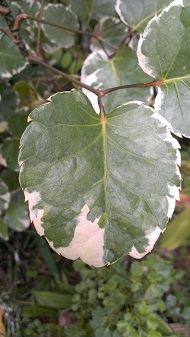
#> input picture StackOverFlow/Leaf/leaf2.jpg, 190 x 337 px
$ python leaf.py
#> lines starting #> are read from the running program, lines starting #| are printed output that depends on the picture; after the words box and inside, x2 and y2 are one past the last pixel; in counts of white or black regions, pixels touching at a corner belong together
#> further down, img is the input picture: shape (337, 190, 3); mean B, G, R 97.7, 118.8, 116.5
#> `img_gray = cv2.cvtColor(img, cv2.COLOR_BGR2GRAY)`:
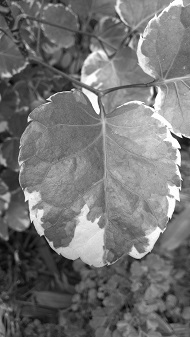
#> img_gray: shape (337, 190); min 3, max 255, mean 115.7
'''
@file: leaf.py
Luis Parra - 04/07/2014
Segments a Leaf in a real world environment without any prior information
'''

import numpy as np
import cv2
import regiongrowth as rg
from matplotlib import pyplot as plt

'''
Adative threshold with gaussian filtering
'''
def threshold(img_gray):
	# Adaptive thresholding after Gaussian filtering
	blur = cv2.GaussianBlur(img_gray,(5,5),0)
	thr = cv2.adaptiveThreshold(img_gray,255,cv2.ADAPTIVE_THRESH_GAUSSIAN_C,\
            cv2.THRESH_BINARY,11,2)
	return thr

def filtering(img_gray,esp):
#> called with esp = 'bilateral'
	if esp == "median":
		return cv2.medianBlur(img_gray,5)
	elif esp == "gaussian":
		return cv2.GaussianBlur(img_gray,(5,5),0)
	elif esp == "bilateral":
		return cv2.bilateralFilter(img_gray,5,50,100)
#> `canny = cv2.Canny(filtered,100,200)`:
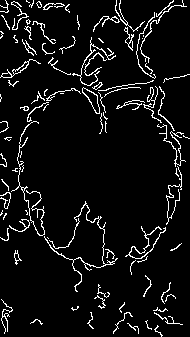
#> canny: shape (337, 190); 6.5% white in thin lines or dots
#> `canny_unfiltered = cv2.Canny(img_gray,100,200)`:
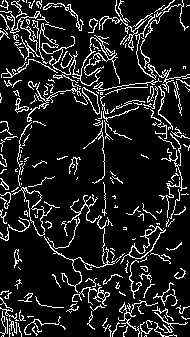
#> canny_unfiltered: shape (337, 190); 12.4% white in thin lines or dots


'''
Given a img list of 4 items and a title list displays them
'''
def showImages(imgs,titles):
	for i in range(0,4):
		plt.subplot(141+i),plt.imshow(imgs[i],'gray'),plt.title(titles[i])
		plt.xticks([]), plt.yticks([])
	plt.show()


'''
Sort all perimeters obtained
'''
def quick_sort(p):
	if len(p) <= 1:
		return p

	pivot = p.pop(0)
	low,high = [],[]
	for entry in p:
		if entry[0] > pivot[0]:
			high.append(entry)
		else:
			low.append(entry)
	return quick_sort(high) + [pivot] + quick_sort(low)


'''
Find the contours of a canny image, returns an image with the 3 largest contours,
a bounding box around them, th bounding box, the contours and perimeters sorted
'''
def largestContours(canny,img,img_gray):

	contours, hierarchy = cv2.findContours(canny,cv2.RETR_TREE,cv2.CHAIN_APPROX_NONE)
#> contours = 111 contours, 89 with area under 20; largest, box (x1, y1, x2, y2) and area: (82, 87, 100, 114) 186, (82, 87, 100, 114) 167, (0, 59, 41, 78) 112, (44, 201, 118, 292) 75, (11, 121, 45, 236) 56
	img_contour = np.copy(img) # Contours change original image.
 	#cv2.drawContours(img_contour, contours, -1, (0,255,0), 3) # Draw all - For visualization only

	# Contours -  maybe the largest perimeters pinpoint to the leaf?
	perimeter = []
	max_perim = [0,0]
	i = 0

	# Find perimeter for each contour i = id of contour
	for each_cnt in contours:
		prm = cv2.arcLength(each_cnt,False)
		perimeter.append([prm,i])
		i += 1
#> this loop made 111 passes
#> prm on passes 1 to 12: 33.21, 45.04, 25.31, 31.63, 94.67, 79.08, 43.87, 37.04, 20.31, 24.8, 164.4, 59.84
#> (each_cnt, prm) on passes 23, 55: ([[47, 237], [48, 238]], 1.41), ([[117, 107], [118, 106], [119, 107], [118, 108]], 4.24)
#> after the loop, i = 111; perimeter = 111 pairs, first value 0 to 570.6, second value 0 to 110

	# Sort them
	perimeter = quick_sort(perimeter)
#> in quick_sort, `pivot = p.pop(0)`: pivot = [33.21, 0]
#> the loop in quick_sort, `for entry in p:` made 110 passes
#> entry on passes 1 to 12: [45.04, 1], [25.31, 2], [31.63, 3], [94.67, 4], [79.08, 5], [43.87, 6], [37.04, 7], [20.31, 8], [24.8, 9], [164.4, 10], [59.84, 11], [33.38, 12]
#> after the loop in quick_sort, `for entry in p:`: high = 58 pairs, first value 33.38 to 570.6, second value 1 to 110; low = 52 pairs, first value 0 to 32.14, second value 2 to 109
#> the loop in quick_sort (call 2), `for entry in p:` made 57 passes
#> entry on passes 1 to 12: [94.67, 4], [79.08, 5], [43.87, 6], [37.04, 7], [164.4, 10], [59.84, 11], [33.38, 12], [61.36, 13], [53.28, 14], [53.11, 15], [43.63, 18], [46.46, 20]

	unified = []
	max_index = []
	# Draw max contours
	for i in range(0,3):
		index = perimeter[i][1]
		max_index.append(index)
		cv2.drawContours(img_contour, contours, index, (255,0,0), 3)
#> this loop made 3 passes
#> index on passes 1 to 3: 30, 44, 82
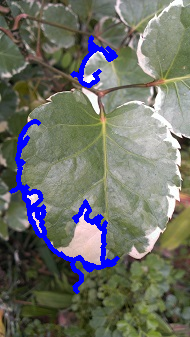
#> img_contour: shape (337, 190, 3); 4.78% of pixels changed, all inside (x1, y1, x2, y2) = (9, 35, 120, 294)
#> after the loop, max_index = [30, 44, 82]

	# Get convex hull for max contours and draw them
	cont = np.vstack(contours[i] for i in max_index)
#> cont = contour of 1192 points, box (x1, y1, x2, y2) (11, 37, 118, 292), area 4316
	hull = cv2.convexHull(cont)
#> hull = contour of 15 points, box (x1, y1, x2, y2) (11, 37, 118, 292), area 18128
	unified.append(hull)
	cv2.drawContours(img_contour,unified,-1,(0,0,255),3)
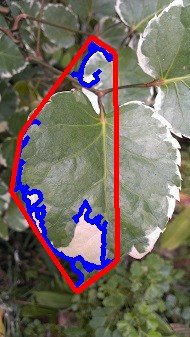
#> img_contour: shape (337, 190, 3); 4.44% of pixels changed, all inside (x1, y1, x2, y2) = (9, 35, 120, 294)
#> `img_contour, contours, perimeters, hull = largestContours(canny,img,im..`: perimeters has the same summary as perimeter in largestContours

	return img_contour, contours, perimeter, hull

'''
Given a convex hull apply graph cut to the image
Assumptions:
- Everything inside convex hull is the foreground object - cv2.GC_FGD or 1
- Everything outside the rectangle is the background -  cv2.GC_BGD or 0
- Between the hull and the rectangle is probably foreground - cv2.GC_PR_FGD or 3
'''
def grCut(chull,img):
	# First create our rectangle that contains the object
	y_corners = np.amax(chull, axis=0)
#> y_corners = [[117, 291]]
	x_corners = np.amin(chull,axis=0)
#> x_corners = [[11, 37]]
	x_min = x_corners[0][0]
#> x_min = 11
	x_max = x_corners[0][1]
#> x_max = 37
	y_min = y_corners[0][0]
#> y_min = 117
	y_max = y_corners[0][1]
#> y_max = 291
	rect = (x_min,x_max,y_min,y_max)
#> rect = (11, 37, 117, 291)

	# Our mask
	mask = np.zeros(img.shape[:2],np.uint8)

	# Values needed for algorithm
	bgdModel = np.zeros((1,65),np.float64)
	fgdModel = np.zeros((1,65),np.float64)

	# Grabcut
	cv2.grabCut(img,mask,rect,bgdModel,fgdModel,5,cv2.GC_INIT_WITH_RECT)

	mask2 = np.where((mask==cv2.GC_PR_BGD)|(mask==cv2.GC_BGD),0,1).astype('uint8')
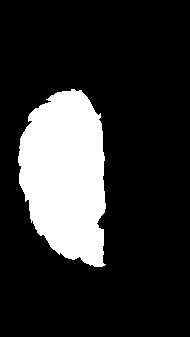
#> mask2: shape (337, 190); values 0 (black) and 1 (white), 18.6% white; 1 white region, box (x1, y1, x2, y2) and area: (18, 89, 106, 267) 11901
	img = img*mask2[:,:,np.newaxis]
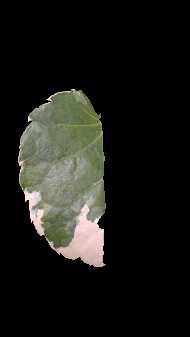
#> img: shape (337, 190, 3); mean B, G, R 22, 26.4, 26.1

	return img

'''
Main loop
'''
## PREPROCESSING
img = cv2.imread('leaf2.jpg')
img_gray = cv2.cvtColor(img, cv2.COLOR_BGR2GRAY)
# thresh = threshold(img_gray) 	# Threshold the image
filtered = filtering(img_gray,"bilateral")
canny = cv2.Canny(filtered,100,200)
canny_unfiltered = cv2.Canny(img_gray,100,200)


## SEGMENTATION
# Largest Contour - Not the best segmentation
img_contour, contours, perimeters, hull = largestContours(canny,img,img_gray)

# Grabcut - Same bounding box than contours...
img_grcut = grCut(hull,img)


# Region grow method - Where to place the seeds, how do I stop growing?
#  \todo
#img_grow = cv2.add(mask,img_gray)
size = img.shape
#> size = (337, 190, 3)

# Interactive grab-cut


## Show images
images = [img_contour,img_grcut,canny_unfiltered,img_gray]
titles = ["Largest Contours", "Graph cut", "Region grow", "Interactive"]
showImages(images, titles)

$ run again, with StackOverFlow/Leaf/leaf1.jpg copied over StackOverFlow/Leaf/leaf2.jpg
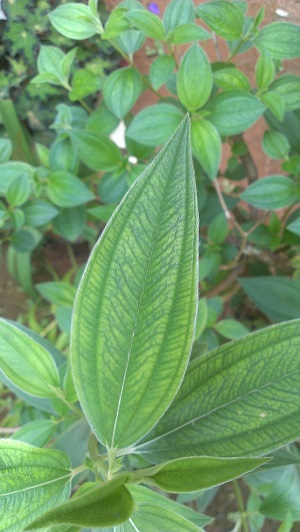
#> input picture StackOverFlow/Leaf/leaf1.jpg, 300 x 532 px
#> img is the input picture: shape (532, 300, 3); mean B, G, R 104.6, 156, 112.2
#> canny: shape (532, 300); 2.5% white in thin lines or dots
#> canny_unfiltered: shape (532, 300); 6.6% white in thin lines or dots
#> contours = 84 contours, 67 with area under 20; largest, box (x1, y1, x2, y2) and area: (275, 9, 288, 16) 52, (107, 386, 124, 448) 48, (275, 9, 288, 16) 46, (135, 337, 196, 445) 46, (115, 399, 121, 422) 45
#> the loop in largestContours, `for each_cnt in contours:` made 84 passes
#> prm on passes 1 to 8: 51.38, 33.31, 27.14, 90.11, 73.67, 109.7, 73.08, 32.97
#> after the loop in largestContours, `for each_cnt in contours:`: i = 84; perimeter = 84 pairs, first value 4.24 to 386.1, second value 0 to 83
#> pivot = [51.38, 0]
#> the loop in quick_sort, `for entry in p:` made 83 passes
#> entry on passes 1 to 8: [33.31, 1], [27.14, 2], [90.11, 3], [73.67, 4], [109.7, 5], [73.08, 6], [32.97, 7], [126.8, 8]
#> after the loop in quick_sort, `for entry in p:`: high = 50 pairs, first value 54.36 to 386.1, second value 3 to 81; low = 33 pairs, first value 4.24 to 51.11, second value 1 to 83
#> the loop in quick_sort (call 2), `for entry in p:` made 49 passes
#> entry on passes 1 to 8: [73.67, 4], [109.7, 5], [73.08, 6], [126.8, 8], [61.46, 9], [68.94, 11], [90.84, 13], [123, 14]
#> the loop in largestContours, `for i in range(0,3):` made 3 passes
#> index on passes 1 to 3: 52, 45, 28
#> after the loop in largestContours, `for i in range(0,3):`:
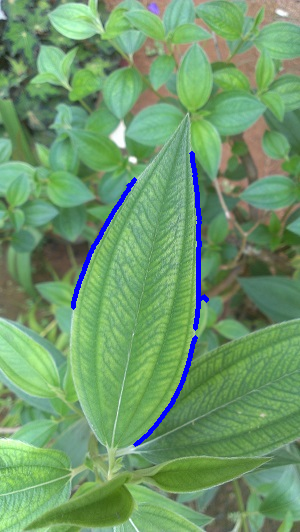
#> img_contour: shape (532, 300, 3); 1.41% of pixels changed, all inside (x1, y1, x2, y2) = (71, 151, 209, 447)
#> after the loop in largestContours, `for i in range(0,3):`: max_index = [52, 45, 28]
#> cont = contour of 846 points, box (x1, y1, x2, y2) (73, 153, 207, 445), area 5404
#> in largestContours, `hull = cv2.convexHull(cont)`: hull = contour of 27 points, box (x1, y1, x2, y2) (73, 153, 207, 445), area 24525
#> `img_contour, contours, perimeters, hull = largestContours(canny,img,im..`: perimeters has the same summary as perimeter in largestContours
#> y_corners = [[206, 444]]
#> x_corners = [[73, 153]]
#> x_min = 73
#> x_max = 153
#> y_min = 206
#> y_max = 444
#> rect = (73, 153, 206, 444)
#> mask2: shape (532, 300); values 0 (black) and 1 (white), 5.3% white; 1 white region, box (x1, y1, x2, y2) and area: (73, 455, 271, 532) 8526
#> in grCut, `img = img*mask2[:,:,np.newaxis]`:
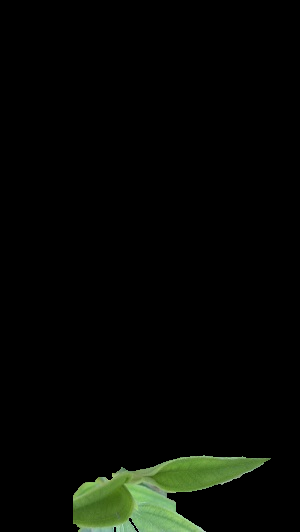
#> img: shape (532, 300, 3); mean B, G, R 4.2, 8, 5.7
